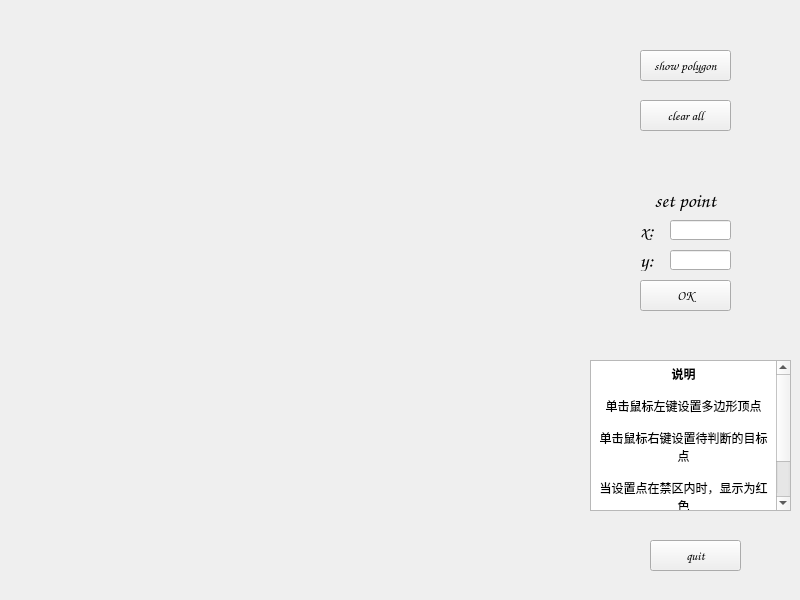
<?xml version="1.0" encoding="UTF-8"?>
<ui version="4.0">
 <class>Widget</class>
 <widget class="QWidget" name="Widget">
  <property name="enabled">
   <bool>true</bool>
  </property>
  <property name="geometry">
   <rect>
    <x>0</x>
    <y>0</y>
    <width>800</width>
    <height>600</height>
   </rect>
  </property>
  <property name="minimumSize">
   <size>
    <width>800</width>
    <height>600</height>
   </size>
  </property>
  <property name="maximumSize">
   <size>
    <width>800</width>
    <height>600</height>
   </size>
  </property>
  <property name="windowTitle">
   <string>Widget</string>
  </property>
  <widget class="QPushButton" name="showButton">
   <property name="geometry">
    <rect>
     <x>640</x>
     <y>50</y>
     <width>91</width>
     <height>31</height>
    </rect>
   </property>
   <property name="font">
    <font>
     <family>Comic Sans MS</family>
     <pointsize>10</pointsize>
    </font>
   </property>
   <property name="text">
    <string>show polygon</string>
   </property>
  </widget>
  <widget class="QPushButton" name="clearButton">
   <property name="geometry">
    <rect>
     <x>640</x>
     <y>100</y>
     <width>91</width>
     <height>31</height>
    </rect>
   </property>
   <property name="font">
    <font>
     <family>Comic Sans MS</family>
     <pointsize>10</pointsize>
    </font>
   </property>
   <property name="text">
    <string>clear all</string>
   </property>
  </widget>
  <widget class="QLabel" name="label">
   <property name="geometry">
    <rect>
     <x>640</x>
     <y>210</y>
     <width>21</width>
     <height>41</height>
    </rect>
   </property>
   <property name="font">
    <font>
     <family>Comic Sans MS</family>
     <pointsize>15</pointsize>
    </font>
   </property>
   <property name="text">
    <string>x:</string>
   </property>
  </widget>
  <widget class="QLabel" name="label_2">
   <property name="geometry">
    <rect>
     <x>640</x>
     <y>250</y>
     <width>21</width>
     <height>21</height>
    </rect>
   </property>
   <property name="font">
    <font>
     <family>Comic Sans MS</family>
     <pointsize>15</pointsize>
    </font>
   </property>
   <property name="text">
    <string>y:</string>
   </property>
  </widget>
  <widget class="QLineEdit" name="pos_x">
   <property name="geometry">
    <rect>
     <x>670</x>
     <y>220</y>
     <width>61</width>
     <height>20</height>
    </rect>
   </property>
  </widget>
  <widget class="QLineEdit" name="pos_y">
   <property name="geometry">
    <rect>
     <x>670</x>
     <y>250</y>
     <width>61</width>
     <height>20</height>
    </rect>
   </property>
  </widget>
  <widget class="QLabel" name="label_3">
   <property name="geometry">
    <rect>
     <x>620</x>
     <y>190</y>
     <width>131</width>
     <height>21</height>
    </rect>
   </property>
   <property name="font">
    <font>
     <family>Comic Sans MS</family>
     <pointsize>15</pointsize>
    </font>
   </property>
   <property name="layoutDirection">
    <enum>Qt::RightToLeft</enum>
   </property>
   <property name="text">
    <string>set point</string>
   </property>
   <property name="alignment">
    <set>Qt::AlignCenter</set>
   </property>
  </widget>
  <widget class="QPushButton" name="drawPointButton">
   <property name="geometry">
    <rect>
     <x>640</x>
     <y>280</y>
     <width>91</width>
     <height>31</height>
    </rect>
   </property>
   <property name="font">
    <font>
     <family>Comic Sans MS</family>
     <pointsize>10</pointsize>
    </font>
   </property>
   <property name="text">
    <string>OK</string>
   </property>
  </widget>
  <widget class="QPushButton" name="quitButton">
   <property name="geometry">
    <rect>
     <x>650</x>
     <y>540</y>
     <width>91</width>
     <height>31</height>
    </rect>
   </property>
   <property name="font">
    <font>
     <family>Comic Sans MS</family>
     <pointsize>10</pointsize>
    </font>
   </property>
   <property name="text">
    <string>quit</string>
   </property>
  </widget>
  <widget class="QTextBrowser" name="textBrowser">
   <property name="geometry">
    <rect>
     <x>590</x>
     <y>360</y>
     <width>201</width>
     <height>151</height>
    </rect>
   </property>
   <property name="html">
    <string>&lt;!DOCTYPE HTML PUBLIC &quot;-//W3C//DTD HTML 4.0//EN&quot; &quot;http://www.w3.org/TR/REC-html40/strict.dtd&quot;&gt;
&lt;html&gt;&lt;head&gt;&lt;meta name=&quot;qrichtext&quot; content=&quot;1&quot; /&gt;&lt;style type=&quot;text/css&quot;&gt;
p, li { white-space: pre-wrap; }
&lt;/style&gt;&lt;/head&gt;&lt;body style=&quot; font-family:'SimSun'; font-size:9pt; font-weight:400; font-style:normal;&quot;&gt;
&lt;p align=&quot;center&quot; style=&quot; margin-top:0px; margin-bottom:0px; margin-left:0px; margin-right:0px; -qt-block-indent:0; text-indent:0px;&quot;&gt;&lt;span style=&quot; font-weight:600;&quot;&gt;说明&lt;/span&gt;&lt;/p&gt;
&lt;p align=&quot;center&quot; style=&quot;-qt-paragraph-type:empty; margin-top:0px; margin-bottom:0px; margin-left:0px; margin-right:0px; -qt-block-indent:0; text-indent:0px;&quot;&gt;&lt;br /&gt;&lt;/p&gt;
&lt;p align=&quot;center&quot; style=&quot; margin-top:0px; margin-bottom:0px; margin-left:0px; margin-right:0px; -qt-block-indent:0; text-indent:0px;&quot;&gt;单击鼠标左键设置多边形顶点&lt;/p&gt;
&lt;p align=&quot;center&quot; style=&quot;-qt-paragraph-type:empty; margin-top:0px; margin-bottom:0px; margin-left:0px; margin-right:0px; -qt-block-indent:0; text-indent:0px;&quot;&gt;&lt;br /&gt;&lt;/p&gt;
&lt;p align=&quot;center&quot; style=&quot; margin-top:0px; margin-bottom:0px; margin-left:0px; margin-right:0px; -qt-block-indent:0; text-indent:0px;&quot;&gt;单击鼠标右键设置待判断的目标点&lt;/p&gt;
&lt;p align=&quot;center&quot; style=&quot;-qt-paragraph-type:empty; margin-top:0px; margin-bottom:0px; margin-left:0px; margin-right:0px; -qt-block-indent:0; text-indent:0px;&quot;&gt;&lt;br /&gt;&lt;/p&gt;
&lt;p align=&quot;center&quot; style=&quot; margin-top:0px; margin-bottom:0px; margin-left:0px; margin-right:0px; -qt-block-indent:0; text-indent:0px;&quot;&gt;当设置点在禁区内时，显示为红色&lt;/p&gt;
&lt;p align=&quot;center&quot; style=&quot;-qt-paragraph-type:empty; margin-top:0px; margin-bottom:0px; margin-left:0px; margin-right:0px; -qt-block-indent:0; text-indent:0px;&quot;&gt;&lt;br /&gt;&lt;/p&gt;
&lt;p align=&quot;center&quot; style=&quot; margin-top:0px; margin-bottom:0px; margin-left:0px; margin-right:0px; -qt-block-indent:0; text-indent:0px;&quot;&gt;当设置点在禁区外时，显示为灰色&lt;/p&gt;&lt;/body&gt;&lt;/html&gt;</string>
   </property>
  </widget>
 </widget>
 <resources/>
 <connections/>
</ui>
